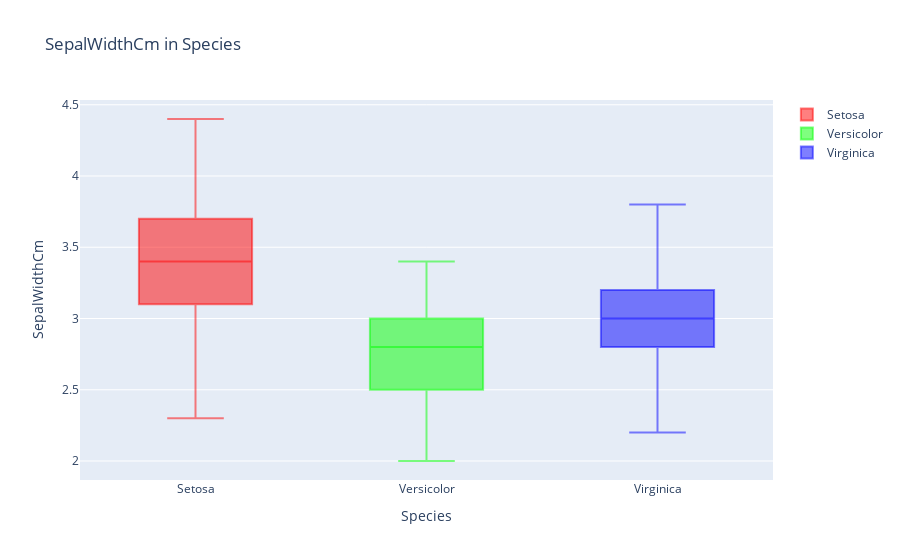

Notebook cell for this chart:
### Markdown cell above
### 2. SepalWidthCm

### Code cell
trace_setosa = go.Box(y=df_setosa['SepalWidthCm'], name='Setosa', marker=dict(color='rgba(255,0,0,0.5)'))
trace_versicolor = go.Box(y=df_versicolor['SepalWidthCm'], name='Versicolor', marker=dict(color='rgba(0,255,0,0.5)'))
trace_virginica = go.Box(y=df_virginica['SepalWidthCm'], name='Virginica', marker=dict(color='rgba(0,0,255,0.5)'))

# Create a layout
layout = go.Layout(
    title='SepalWidthCm in Species',
    xaxis=dict(title='Species'),
    yaxis=dict(title='SepalWidthCm')
)

# Create a figure and add traces
fig = go.Figure(data=[trace_setosa, trace_versicolor, trace_virginica], layout=layout)

# Show the figure
fig.show()

### Figure 1 — Plotly figure (JSON) as saved in the notebook; plotly's stock layout.template omitted (floating-point values rounded to 4 significant figures)
{"data": [{"marker": {"color": "rgba(255,0,0,0.5)"}, "name": "Setosa", "type": "box", "y": [3.5, 3, 3.2, 3.1, 3.6, 3.9, 3.4, 3.4, 2.9, 3.1, 3.7, 3.4, 3, 3, 4, 4.4, 3.9, 3.5, 3.8, 3.8, 3.4, 3.7, 3.6, 3.3, 3.4, 3, 3.4, 3.5, 3.4, 3.2, 3.1, 3.4, 4.1, 4.2, 3.1, 3.2, 3.5, 3.1, 3, 3.4, 3.5, 2.3, 3.2, 3.5, 3.8, 3, 3.8, 3.2, 3.7, 3.3]}, {"marker": {"color": "rgba(0,255,0,0.5)"}, "name": "Versicolor", "type": "box", "y": [3.2, 3.2, 3.1, 2.3, 2.8, 2.8, 3.3, 2.4, 2.9, 2.7, 2, 3, 2.2, 2.9, 2.9, 3.1, 3, 2.7, 2.2, 2.5, 3.2, 2.8, 2.5, 2.8, 2.9, 3, 2.8, 3, 2.9, 2.6, 2.4, 2.4, 2.7, 2.7, 3, 3.4, 3.1, 2.3, 3, 2.5, 2.6, 3, 2.6, 2.3, 2.7, 3, 2.9, 2.9, 2.5, 2.8]}, {"marker": {"color": "rgba(0,0,255,0.5)"}, "name": "Virginica", "type": "box", "y": [3.3, 2.7, 3, 2.9, 3, 3, 2.5, 2.9, 2.5, 3.6, 3.2, 2.7, 3, 2.5, 2.8, 3.2, 3, 3.8, 2.6, 2.2, 3.2, 2.8, 2.8, 2.7, 3.3, 3.2, 2.8, 3, 2.8, 3, 2.8, 3.8, 2.8, 2.8, 2.6, 3, 3.4, 3.1, 3, 3.1, 3.1, 3.1, 2.7, 3.2, 3.3, 3, 2.5, 3, 3.4, 3]}], "layout": {"autosize": true, "title": {"text": "SepalWidthCm in Species"}, "xaxis": {"autorange": true, "range": [-0.5, 2.5], "title": {"text": "Species"}, "type": "category"}, "yaxis": {"autorange": true, "range": [1.867, 4.533], "title": {"text": "SepalWidthCm"}, "type": "linear"}}}
